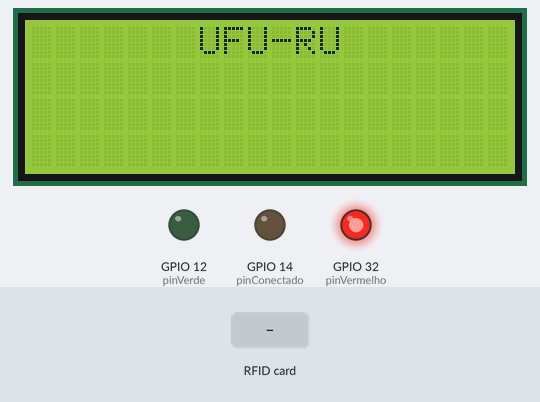
The sketch below on a simulated ESP32. Parts: 20×4 character LCD, output pins drawn as LEDs (lit = HIGH). The test bench sets the inputs (shaded band). Nothing arrives over Bluetooth unless stated; what the sketch prints to the serial monitor is not drawn.

Above: at 1.3 s.
1.4 s: RFID card AA BB CC 11 22 33 held to the reader
At 2.32 s:
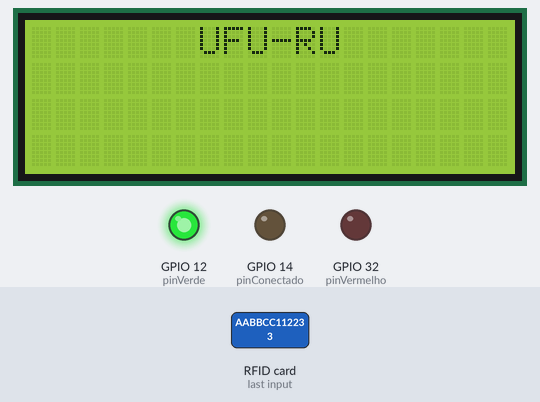
At 3.3 s:
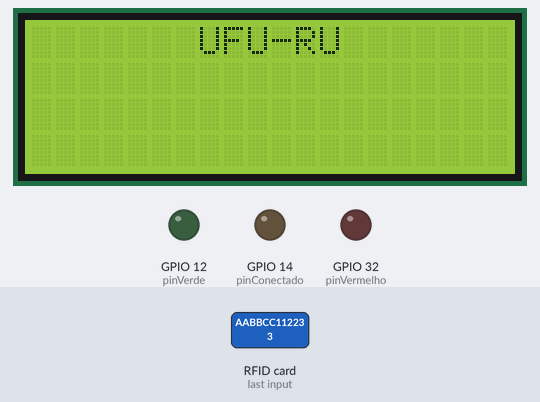
Timing chart, 0 to 9.9 s (numbered marks = the images above; inputs shaded):
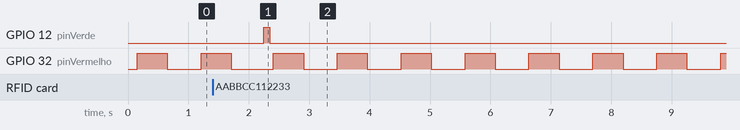

The sketch:

parte_de_gesta0.ino
```cpp
#include "BluetoothSerial.h"
#if !defined(CONFIG_BT_ENABLED) || !defined(CONFIG_BLUEDROID_ENABLED)
#error Bluetooth is not enabled! Please run `make menuconfig` to and enable it
#endif
BluetoothSerial SerialBT;
String MACadd = "AA:BB:CC:11:22:33";
uint8_t address[6]  = {0xAA, 0xBB, 0xCC, 0x11, 0x22, 0x33};
//uint8_t address[6]  = {0x00, 0x1D, 0xA5, 0x02, 0xC3, 0x22};
String name = "OBDII";
char *pin = "1234"; //<- standard pin would be provided by default
bool connected;
#define pinConectado 14

//parte rfid
#include <MFRC522.h> //biblioteca responsável pela comunicação com o módulo RFID-RC522
#include <SPI.h> //biblioteca para comunicação do barramento SPI

#define SS_PIN    2 //sda
#define RST_PIN   15 //rst

#define SIZE_BUFFER     18 //sck
#define MAX_SIZE_BLOCK  16

#define pinVerde     12
#define pinVermelho  32
//for rfid - sck 18 - sda 2 - rst 15 - miso 19 - mosi 23
//for display - sda 21 - scl 22
//esse objeto 'chave' é utilizado para autenticação
MFRC522::MIFARE_Key key;
//código de status de retorno da autenticação
MFRC522::StatusCode status;

// Definicoes pino modulo RC522
MFRC522 mfrc522(SS_PIN, RST_PIN);

//lcd
#include <LiquidCrystal_I2C.h>
#include <Wire.h> // responsável pela comunicação com a interface i2c

// set the LCD number of columns and rows
int lcdColumns = 20;
int lcdRows = 4;

// set LCD address, number of columns and rows
// if you don't know your display address, run an I2C scanner sketch
LiquidCrystal_I2C lcd(0x27, lcdColumns, lcdRows);
//MENSAGEM COMO ROLAGEM
void scrollText(int row, String message, int delayTime, int lcdColumns) {
  for (int i=0; i < lcdColumns; i++) {
    message = " " + message;
  }
  message = message + " ";
  for (int pos = 0; pos < message.length(); pos++) {
    lcd.setCursor(0, row);
    lcd.print(message.substring(pos, pos + lcdColumns));
    delay(delayTime);
  }
}

void setup() {
  pinMode(pinConectado, OUTPUT);
  Serial.begin(115200);
  SerialBT.begin("UFU_RU"); //Bluetooth device name
  Serial.println("The device started, now you can pair it with bluetooth!");

  // Inicia a serial
  Serial.begin(115200);
  SPI.begin(); // Init SPI bus

  pinMode(pinVerde, OUTPUT);
  pinMode(pinVermelho, OUTPUT);

  // Inicia MFRC522
  mfrc522.PCD_Init();
  // Mensagens iniciais no serial monitor
   connected = SerialBT.connect(name);
  //connected = SerialBT.connect(address);


  // this would reconnect to the name(will use address, if resolved) or address used with connect(name/address).
  SerialBT.connect();

  // initialize LCD
  lcd.init();
  // turn on LCD backlight
  lcd.backlight();


}

void loop() {
  lcd.setCursor(0, 0);
  lcd.print("       UFU-RU");

// Aguarda a aproximacao do cartao

    //digitalWrite(pinVermelho, HIGH);
    //delay(1000);
    //digitalWrite(pinVermelho, LOW);

  leituraDados();

  /* // bluetooth
  if (Serial.available()) {
    SerialBT.write(Serial.read());
  }
  if (SerialBT.available()) {
    Serial.write(SerialBT.read());
  }
    */
  // instrui o PICC quando no estado ACTIVE a ir para um estado de "parada"
  mfrc522.PICC_HaltA();
  // "stop" a encriptação do PCD, deve ser chamado após a comunicação com autenticação, caso contrário novas comunicações não poderão ser iniciadas
  mfrc522.PCD_StopCrypto1();
  delay(20);
}


//faz a leitura dos dados do cartão/tag
void leituraDados()
{
  status ;
  if ( ! mfrc522.PICC_IsNewCardPresent())
  {
    digitalWrite(pinVermelho, HIGH);
    delay(500);
    digitalWrite(pinVermelho, LOW);
    delay(500);
    return;
  }
  // Seleciona um dos cartoes
  if ( ! mfrc522.PICC_ReadCardSerial())
  {

    return;
  }
  String mat_lida = "";
  //imprime os detalhes tecnicos do cartão/tag
  mfrc522.PICC_DumpDetailsToSerial(&(mfrc522.uid));

  //Prepara a chave - todas as chaves estão configuradas para FFFFFFFFFFFFh (Padrão de fábrica).
  for (byte i = 0; i < 6; i++) key.keyByte[i] = 0xFF;

  //buffer para colocar os dados ligos
  byte buffer[SIZE_BUFFER] = {0};

  //bloco que faremos a operação
  byte bloco = 1;
  byte tamanho = SIZE_BUFFER;


  //faz a autenticação do bloco que vamos operar
  status = mfrc522.PCD_Authenticate(MFRC522::PICC_CMD_MF_AUTH_KEY_A, bloco, &key, &(mfrc522.uid)); //line 834 of MFRC522.cpp file
  if (status != MFRC522::STATUS_OK) {
    Serial.print(F("Erro autenticacao"));
    Serial.println(mfrc522.GetStatusCodeName(status));
    digitalWrite(pinVermelho, HIGH);
    delay(100);
    digitalWrite(pinVermelho, LOW);
    return;
  }

  //faz a leitura dos dados do bloco
  status = mfrc522.MIFARE_Read(bloco, buffer, &tamanho);
  if (status != MFRC522::STATUS_OK) {
    Serial.print(F("Falha de leitura "));
    Serial.println(mfrc522.GetStatusCodeName(status));
    digitalWrite(pinVermelho, HIGH);
    delay(100);
    digitalWrite(pinVermelho, LOW);
    return;
  }
  else{
      digitalWrite(pinVerde, HIGH);
      delay(100);
      digitalWrite(pinVerde, LOW);
  }

  Serial.print(F("\nDados bloco ["));
  Serial.print(bloco);
  Serial.print(F("]: "));

  for (uint8_t i = 0; i < MAX_SIZE_BLOCK; i++)
  {
      Serial.write(buffer[i]);
      if(((char)buffer[i]) != ' ')
        mat_lida += (char)buffer[i];

      /*if (SerialBT.available()) {
        Serial.println("Enviando dados para app via buffer");
          SerialBT.write(buffer[i]);
        }*/
  }
  SerialBT.print(mat_lida);

  //imprime os dados lidos

  /*
  if (SerialBT.available()) {
      SerialBT.write(mat_lida);
    }*/

  Serial.println(" ");

  return;
}
```

Measured:
- after the input at 1.4 s, GPIO 12 (pinVerde): LOW → HIGH after 0.85 s, → LOW 0.10 s later
- by itself, GPIO 32 (pinVermelho): repeats every 1.1 s: HIGH 0.50 s, LOW 0.56 s
